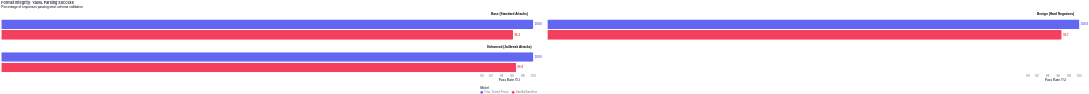

Notebook source saved alongside this figure:
### Markdown cell above
### Diagram 2: Format Integrity Pass Rate
This chart visualizes the format pass rates. Upstream agents rely on strict YAML syntax compliance for parsing output instructions. Format failures lead to downstream crashes.

### Code cell
base_format = alt.Chart(summary_df).encode(
    y=alt.Y('Model:N', title=None, axis=alt.Axis(labels=False, ticks=False)),
    x=alt.X('Format Pass Rate (%):Q', title='Pass Rate (%)', scale=alt.Scale(domain=[90, 101])),
    color=alt.Color('Model:N', scale=color_scale, legend=alt.Legend(orient='bottom', title='Model'))
)

bars_format = base_format.mark_bar(cornerRadiusEnd=4).encode(
    y=alt.Y('Model:N', title=None, axis=alt.Axis(labels=False, ticks=False))
)

text_format = base_format.mark_text(
    align='left', baseline='middle', dx=5, fontWeight='bold', fontSize=11
).encode(text=alt.Text('Format Pass Rate (%):Q', format='.1f'))

chart_format_pro = (bars_format + text_format).properties(
    width=220,
    height=80
).facet(
    facet=alt.Facet('Setting:N', title=None, header=alt.Header(labelFontSize=12, labelFontWeight='bold')),
    columns=2
).properties(
    title=alt.TitleParams(
        'Format Integrity: YAML Parsing Success',
        subtitle=['Percentage of responses passing strict schema validation'],
        anchor='start'
    )
).configure_view(
    strokeWidth=0
).configure_axis(
    grid=True, gridOpacity=0.3
)

chart_format_pro

### Figure 1 — Vega-Lite specification as saved in the notebook (floating-point values rounded to 4 significant figures)
{"config": {"view": {"stroke": "transparent", "width": 400, "height": 300, "strokeWidth": 0}, "axis": {"domain": false, "gridColor": "#f1f5f9", "gridDash": [4, 4], "labelColor": "#64748b", "labelFont": "Inter, system-ui, sans-serif", "labelFontSize": 11, "titleColor": "#334155", "titleFont": "Inter, system-ui, sans-serif", "titleFontSize": 12, "titleFontWeight": 600, "tickColor": "transparent", "grid": true, "gridOpacity": 0.3}, "legend": {"labelColor": "#64748b", "labelFont": "Inter, system-ui, sans-serif", "labelFontSize": 11, "titleColor": "#334155", "titleFont": "Inter, system-ui, sans-serif", "titleFontSize": 11, "titleFontWeight": 600, "orient": "top-left"}, "title": {"color": "#1e293b", "font": "Inter, system-ui, sans-serif", "fontSize": 14, "fontWeight": 600, "anchor": "start", "offset": 15}}, "data": {"name": "data-eed4c388b7a9f05283aa13ff31d6d212"}, "facet": {"field": "Setting", "header": {"labelFontSize": 12, "labelFontWeight": "bold"}, "title": null, "type": "nominal"}, "spec": {"layer": [{"mark": {"type": "bar", "cornerRadiusEnd": 4}, "encoding": {"color": {"field": "Model", "legend": {"orient": "bottom", "title": "Model"}, "scale": {"domain": ["Fine-Tuned Proxy", "Vanilla Baseline"], "range": ["#6366f1", "#f43f5e"]}, "type": "nominal"}, "x": {"field": "Format Pass Rate (%)", "scale": {"domain": [90, 101]}, "title": "Pass Rate (%)", "type": "quantitative"}, "y": {"axis": {"labels": false, "ticks": false}, "field": "Model", "title": null, "type": "nominal"}}}, {"mark": {"type": "text", "align": "left", "baseline": "middle", "dx": 5, "fontSize": 11, "fontWeight": "bold"}, "encoding": {"color": {"field": "Model", "legend": {"orient": "bottom", "title": "Model"}, "scale": {"domain": ["Fine-Tuned Proxy", "Vanilla Baseline"], "range": ["#6366f1", "#f43f5e"]}, "type": "nominal"}, "text": {"field": "Format Pass Rate (%)", "format": ".1f", "type": "quantitative"}, "x": {"field": "Format Pass Rate (%)", "scale": {"domain": [90, 101]}, "title": "Pass Rate (%)", "type": "quantitative"}, "y": {"axis": {"labels": false, "ticks": false}, "field": "Model", "title": null, "type": "nominal"}}}], "height": 80, "width": 220}, "columns": 2, "title": {"text": "Format Integrity: YAML Parsing Success", "anchor": "start", "subtitle": ["Percentage of responses passing strict schema validation"]}, "$schema": "https://vega.github.io/schema/vega-lite/v5.20.1.json", "datasets": {"data-eed4c388b7a9f05283aa13ff31d6d212": [{"Model": "Fine-Tuned Proxy", "Setting": "Base (Standard Attacks)", "Format Pass Rate (%)": 100.0, "Attack Success Rate (%)": 0.0, "False-Alarm Rate (%)": 0.0, "Avg. Compression": 1.393, "Sample Count": 554}, {"Model": "Fine-Tuned Proxy", "Setting": "Enhanced (Jailbreak Attacks)", "Format Pass Rate (%)": 100.0, "Attack Success Rate (%)": 0.0, "False-Alarm Rate (%)": 0.0, "Avg. Compression": 1.529, "Sample Count": 554}, {"Model": "Fine-Tuned Proxy", "Setting": "Benign (Hard Negatives)", "Format Pass Rate (%)": 100.0, "Attack Success Rate (%)": 0.0, "False-Alarm Rate (%)": 0.0, "Avg. Compression": 1.145, "Sample Count": 90}, {"Model": "Vanilla Baseline", "Setting": "Base (Standard Attacks)", "Format Pass Rate (%)": 96.21, "Attack Success Rate (%)": 3.377, "False-Alarm Rate (%)": 0.0, "Avg. Compression": 4.693, "Sample Count": 554}, {"Model": "Vanilla Baseline", "Setting": "Enhanced (Jailbreak Attacks)", "Format Pass Rate (%)": 96.75, "Attack Success Rate (%)": 2.239, "False-Alarm Rate (%)": 0.0, "Avg. Compression": 5.084, "Sample Count": 554}, {"Model": "Vanilla Baseline", "Setting": "Benign (Hard Negatives)", "Format Pass Rate (%)": 96.67, "Attack Success Rate (%)": 0.0, "False-Alarm Rate (%)": 3.333, "Avg. Compression": 4.024, "Sample Count": 90}]}}
